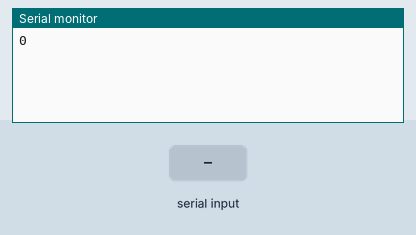
Bench run of a sketch on a simulated Arduino Uno, built with avr-gcc and run on an emulated ATmega328P. Parts: the last lines printed to the serial monitor. The test bench sets the inputs (shaded band).

Above: at 1.2 s.
1.3 s: "90,45\n" received over Serial
At 2.6 s:
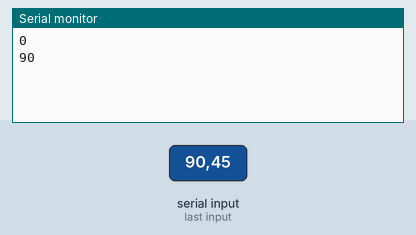
2.8 s: "5\n" received over Serial
At 4.8 s:
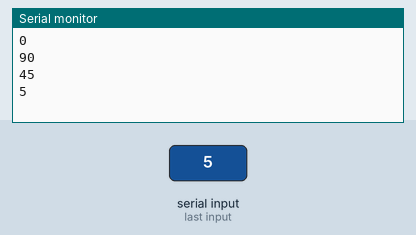
Timing chart, 0 to 6.3 s (numbered marks = the images above; inputs shaded):
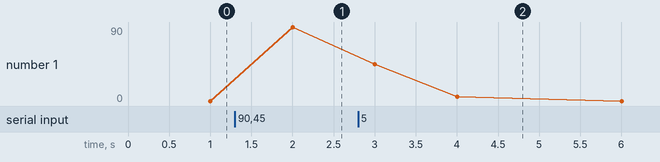

The sketch:

lest_Serial_monitor.ino
```cpp
//UNOcode
//////////////////
#include<SoftwareSerial.h> //Included SoftwareSerial Library
//Started SoftwareSerial at RX and TX pin of ESP8266/NodeMCU
SoftwareSerial s(3,1);
long rx=0;
void setup() {
  //Serial S Begin at 9600 Baud
  Serial.begin(9600);

  s.begin(9600);
}

void loop() {

    while(Serial.available()<11){
    rx=Serial.parseInt();
   Serial.println(rx);
  //Write '123' to Serial
  s.write(rx);
  delay(1000);
}}
```

Measured:
- after the input at 1.3 s, the serial monitor: prints a new line after 0.70 s (image 1)
- after the input at 2.8 s, the serial monitor: prints a new line after 1.2 s (image 2)
- plotted number 1: 0 → 90 after the input at 1.3 s
